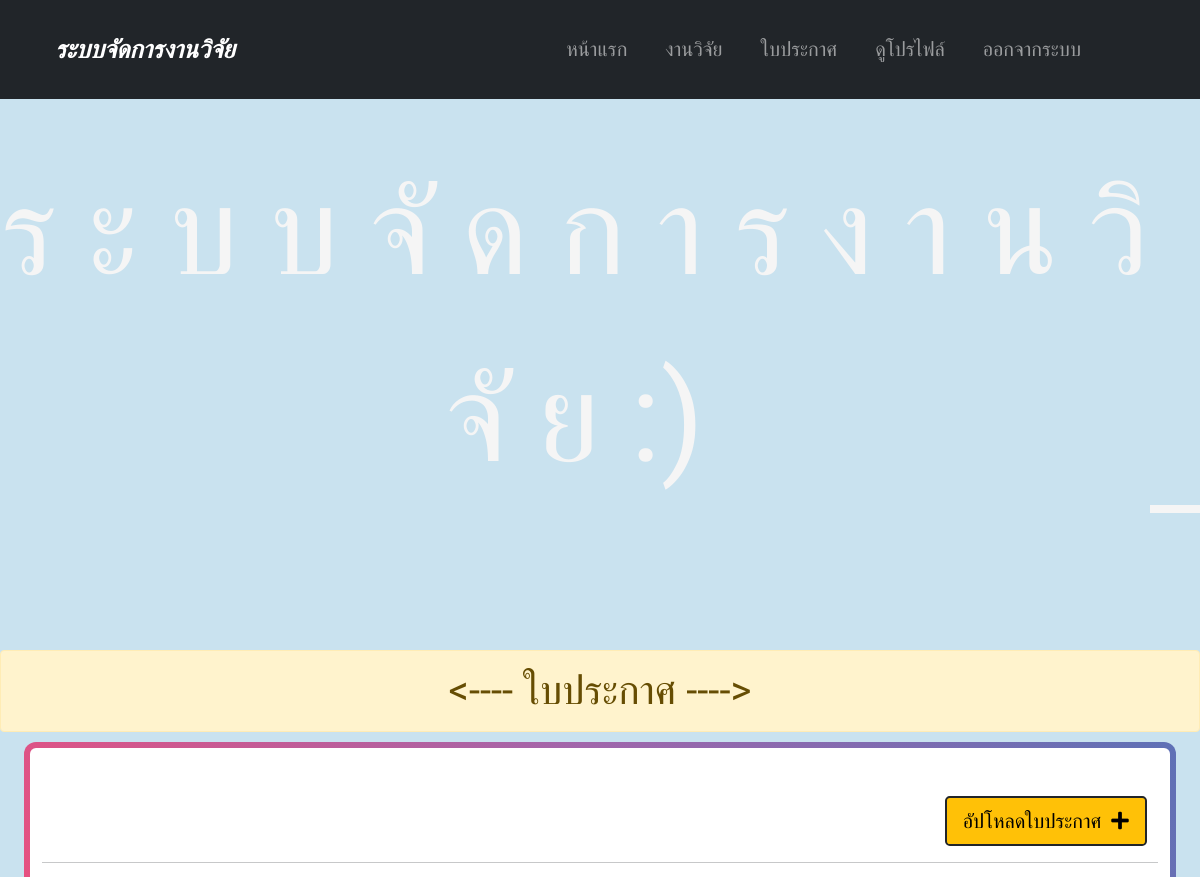
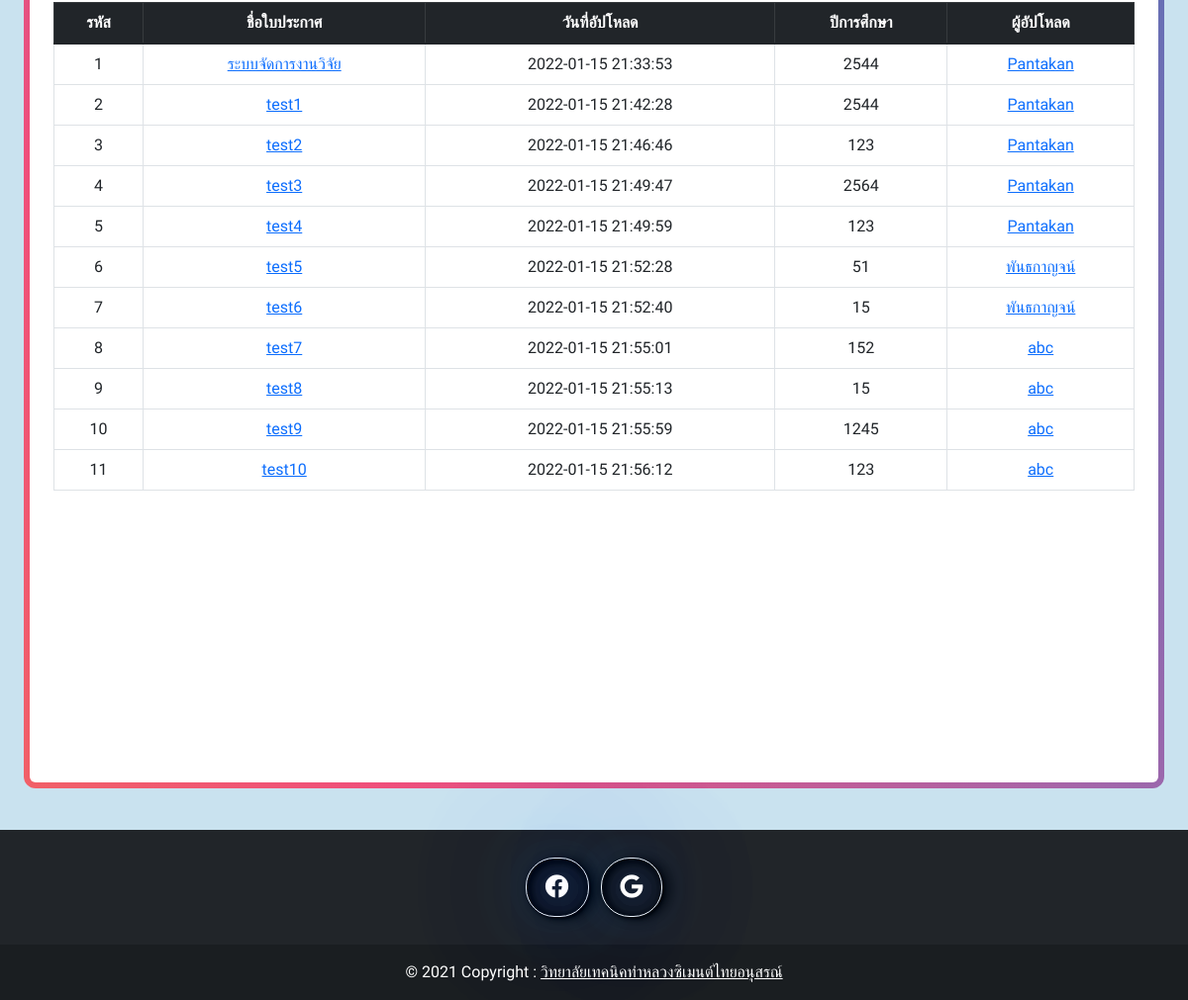
Page /Certificate.php (signed in) on the committed database (2 pictures, top to bottom).
### tables this page shows
CREATE TABLE `certificates` (
  `Certificate_ID` int(3) NOT NULL,
  `Certificate_THName` varchar(50) DEFAULT NULL,
  `Certificate_ENGName` varchar(50) DEFAULT NULL,
  `Certificate_Detail` varchar(500) DEFAULT NULL,
  `Certificate_Date` datetime DEFAULT NULL,
  `Certificate_Image` varchar(100) DEFAULT NULL,
  `Certificate_File` varchar(100) DEFAULT NULL,
  `Certificate_Year` char(4) DEFAULT NULL,
  `Certificate_RecentUpdate` datetime NOT NULL,
  `Account_ID` int(3) DEFAULT NULL
);

CREATE TABLE `accounts` (
  `Account_ID` int(3) NOT NULL,
  `Account_Username` varchar(50) DEFAULT NULL,
  `Account_Password` varchar(100) DEFAULT NULL,
  `Account_Status` varchar(10) DEFAULT NULL,
  `Account_Detail` varchar(500) DEFAULT NULL,
  `Account_RecentDate` datetime DEFAULT NULL,
  `Account_RegisterDate` datetime DEFAULT NULL,
  `Account_Level` varchar(20) DEFAULT NULL,
  `Account_FName` varchar(30) DEFAULT NULL,
  `Account_LName` varchar(30) DEFAULT NULL,
  `Account_TNum` char(10) DEFAULT NULL,
  `Account_Email` varchar(50) DEFAULT NULL,
  `Account_Department` varchar(30) DEFAULT NULL,
  `Account_Sex` varchar(10) DEFAULT NULL,
  `Account_IDCard` varchar(13) NOT NULL,
  `Account_Age` int(3) NOT NULL,
  `Account_Birthdate` date NOT NULL,
  `Account_Avatar` varchar(100) NOT NULL,
  `Account_RecentUpdate` datetime NOT NULL
);

### Certificate.php (the view, shortened to what this page needs)
<!DOCTYPE html>
<html>
    <head>
        <link rel = "stylesheet" href = "css/bootstrap.min.css">
        <link rel="stylesheet" href="https://pro.fontawesome.com/releases/v5.10.0/css/all.css">
        <link rel = "stylesheet" href = "style.css">
        <link rel = "stylesheet" href = "border.css">
        <?php
            require("Header2.php");
            require("server.php");
        ?>
        <link rel="stylesheet" type="text/css" href="https://cdn.datatables.net/v/dt/dt-1.11.3/datatables.min.css"/>
    </head>
    <body>
        <h1 class = "alert alert-warning d-flex justify-content-center"><---- ใบประกาศ ----></h1>
        <section id="box" class = "gradient-border container bg-white">
            <section class = "mb-5">
                <div class = "d-flex flex-row-reverse" style = "margin-right: 1%">
                   <a href="UploadCertificate.php" class="btn btn-lg btn-warning border-2 border-dark rounded-3 mt-5" role="button">อัปโหลดใบประกาศ&nbsp;&nbsp;<i class="fas fa-plus"></i></a>
                </div>
                <hr class = "bg-dark">
                <section id = "table" style = "padding-bottom: 25%">
                    <div class = "container mt-1">
                        <div class = "bg-white">
                            <table id = "userdata" class = "table table-white border table-bordered table-hover table-responsive">
                                <thead class = "table-dark text-center">
                                    <tr>
                                        <th>รหัส</th>
                                        <th>ชื่อใบประกาศ</th>
                                        <th>วันที่อัปโหลด</th>
                                        <th>ปีการศึกษา</th>
                                        <th>ผู้อัปโหลด</th>
                                    </tr>
                                </thead>
                                <tbody class = "text-center">
                                <?php
                                    $query = "SELECT c.Certificate_ID , c.Certificate_THName , c.Certificate_Date , c.Certificate_Year , a.Account_FName , a.Account_ID
                                              FROM accounts as a
                                              RIGHT JOIN certificates as c ON c.Account_ID = a.Account_ID
                                              ORDER BY c.Certificate_ID asc";
                                    $result = mysqli_query($conn , $query) or die("Error in sql : $query".mysqli_error($conn));
                                ?>
                                    <?php foreach($result as $row) { ?>
                                    <tr>
                                        <td><?php echo $row['Certificate_ID'];?></td>
                                        <td><a href="ShowCertificate.php?Cer_id=<?php echo $row['Certificate_ID'];?>&Acc_id=<?php echo $row['Account_ID'];?>"><?php echo $row['Certificate_THName'];?></a></td>
                                        <td><?php echo $row['Certificate_Date'];?></td>
                                        <td><?php echo $row['Certificate_Year'];?></td>
                                        <td><a href="ProfileForUser2.php?Acc_id=<?php echo $row['Account_ID'];?>"><?php echo $row['Account_FName'];?></a></td>
                                    </tr>
                                    <?php } ?>
                                </tbody>
                            </table>
                        </div>
                    </div>
                </section>
            </section>
        </section>
        <?php
            require("Footer.php");
        ?>
    </body>
</html>

### style.css (style rules this page uses)
* { font-family: 'Itim', 'cursive'; }
body { background-color: #C9E2EF; }

### border.css (style rules this page uses)
* { font-family: 'Itim', 'cursive'; }
body { background-color: #0d6efd; }
.gradient-border { --borderWidth: 6px; position: relative; border-radius: var(--borderWidth); }
.gradient-border:after { content: ''; position: absolute; top: calc(-1 * var(--borderWidth)); left: calc(-1 * var(--borderWidth)); height: calc(100% + var(--borderWidth) * 2); width: calc(100% + var(--borderWidth) * 2); background: linear-gradient(60deg, #f79533, #f37055, #ef4e7b, #a166ab, #5073b8, #1098ad, #07b39b, #6fba82); border-radius: calc(2 * var(--borderWidth)); z-index: -1; animation: animatedgradient 3s ease alternate infinite; background-size: 300% 300%; }

### styleHeader.css (style rules this page uses)
* { font-family: 'Itim', 'cursive'; }

### rows in the picture
certificates: Certificate_ID "1", Certificate_THName "ระบบจัดการงานวิจัย", Certificate_Date "2022-01-15 21:33:53", Certificate_Year "2544", Account_ID.Account_FName "Pantakan"
certificates: Certificate_ID "2", Certificate_THName "test1", Certificate_Date "2022-01-15 21:42:28", Certificate_Year "2544", Account_ID.Account_FName "Pantakan"
certificates: Certificate_ID "3", Certificate_THName "test2", Certificate_Date "2022-01-15 21:46:46", Certificate_Year "123", Account_ID.Account_FName "Pantakan"
certificates: Certificate_ID "4", Certificate_THName "test3", Certificate_Date "2022-01-15 21:49:47", Certificate_Year "2564", Account_ID.Account_FName "Pantakan"
certificates: Certificate_ID "5", Certificate_THName "test4", Certificate_Date "2022-01-15 21:49:59", Certificate_Year "123", Account_ID.Account_FName "Pantakan"
certificates: Certificate_ID "6", Certificate_THName "test5", Certificate_Date "2022-01-15 21:52:28", Certificate_Year "51", Account_ID.Account_FName "พันธกาญจน์"
certificates: Certificate_ID "7", Certificate_THName "test6", Certificate_Date "2022-01-15 21:52:40", Certificate_Year "15", Account_ID.Account_FName "พันธกาญจน์"
certificates: Certificate_ID "8", Certificate_THName "test7", Certificate_Date "2022-01-15 21:55:01", Certificate_Year "152", Account_ID.Account_FName "abc"
certificates: Certificate_ID "9", Certificate_THName "test8", Certificate_Date "2022-01-15 21:55:13", Certificate_Year "15", Account_ID.Account_FName "abc"
certificates: Certificate_ID "10", Certificate_THName "test9", Certificate_Date "2022-01-15 21:55:59", Certificate_Year "1245", Account_ID.Account_FName "abc"
certificates: Certificate_ID "11", Certificate_THName "test10", Certificate_Date "2022-01-15 21:56:12", Certificate_Year "123", Account_ID.Account_FName "abc"
